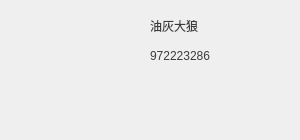
<?xml version="1.0" encoding="UTF-8"?>
<ui version="4.0">
 <class>Head</class>
 <widget class="QWidget" name="Head">
  <property name="geometry">
   <rect>
    <x>0</x>
    <y>0</y>
    <width>300</width>
    <height>140</height>
   </rect>
  </property>
  <property name="windowTitle">
   <string>Putty</string>
  </property>
  <property name="windowIcon">
   <iconset resource="ResourceFile.qrc">
    <normaloff>:/Image/Resource/touch_fish.png</normaloff>:/Image/Resource/touch_fish.png</iconset>
  </property>
  <widget class="QLabel" name="label">
   <property name="geometry">
    <rect>
     <x>10</x>
     <y>10</y>
     <width>121</width>
     <height>121</height>
    </rect>
   </property>
   <property name="styleSheet">
    <string notr="true">border-image:url(:/Image/Resource/head.jpg);





</string>
   </property>
   <property name="text">
    <string/>
   </property>
  </widget>
  <widget class="QLabel" name="label_2">
   <property name="geometry">
    <rect>
     <x>150</x>
     <y>10</y>
     <width>121</width>
     <height>31</height>
    </rect>
   </property>
   <property name="styleSheet">
    <string notr="true">font: 75 12pt &quot;微软雅黑&quot;;
color: rgb(60, 60, 60);</string>
   </property>
   <property name="text">
    <string>油灰大狼</string>
   </property>
  </widget>
  <widget class="QLabel" name="label_3">
   <property name="geometry">
    <rect>
     <x>150</x>
     <y>40</y>
     <width>181</width>
     <height>31</height>
    </rect>
   </property>
   <property name="styleSheet">
    <string notr="true">font: 75 12pt &quot;微软雅黑&quot;;
color: rgb(60, 60, 60);</string>
   </property>
   <property name="text">
    <string>972223286</string>
   </property>
  </widget>
 </widget>
 <resources>
  <include location="ResourceFile.qrc"/>
 </resources>
 <connections/>
</ui>
